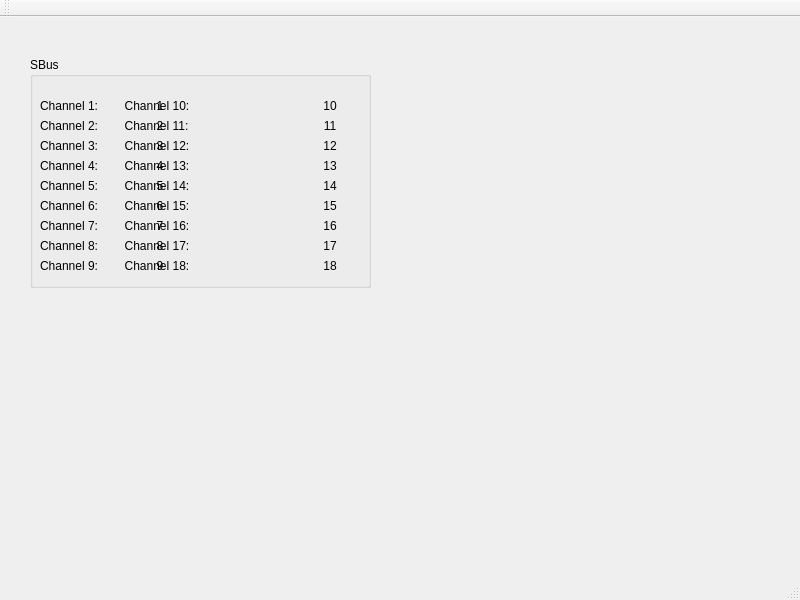
<?xml version="1.0" encoding="UTF-8"?>
<ui version="4.0">
 <class>MainWindow</class>
 <widget class="QMainWindow" name="MainWindow">
  <property name="geometry">
   <rect>
    <x>0</x>
    <y>0</y>
    <width>800</width>
    <height>600</height>
   </rect>
  </property>
  <property name="windowTitle">
   <string>MainWindow</string>
  </property>
  <widget class="QWidget" name="centralWidget">
   <widget class="QGroupBox" name="groupBox">
    <property name="geometry">
     <rect>
      <x>30</x>
      <y>40</y>
      <width>341</width>
      <height>231</height>
     </rect>
    </property>
    <property name="title">
     <string>SBus</string>
    </property>
    <widget class="QLabel" name="ch1">
     <property name="geometry">
      <rect>
       <x>10</x>
       <y>40</y>
       <width>291</width>
       <height>18</height>
      </rect>
     </property>
     <property name="text">
      <string>Channel 1:        Channel 10:</string>
     </property>
    </widget>
    <widget class="QLabel" name="ch2">
     <property name="geometry">
      <rect>
       <x>10</x>
       <y>60</y>
       <width>291</width>
       <height>18</height>
      </rect>
     </property>
     <property name="text">
      <string>Channel 2:        Channel 11:</string>
     </property>
    </widget>
    <widget class="QLabel" name="ch3">
     <property name="geometry">
      <rect>
       <x>10</x>
       <y>80</y>
       <width>291</width>
       <height>18</height>
      </rect>
     </property>
     <property name="text">
      <string>Channel 3:        Channel 12:</string>
     </property>
    </widget>
    <widget class="QLabel" name="ch4">
     <property name="geometry">
      <rect>
       <x>10</x>
       <y>100</y>
       <width>291</width>
       <height>18</height>
      </rect>
     </property>
     <property name="text">
      <string>Channel 4:        Channel 13:</string>
     </property>
    </widget>
    <widget class="QLabel" name="ch5">
     <property name="geometry">
      <rect>
       <x>10</x>
       <y>120</y>
       <width>291</width>
       <height>18</height>
      </rect>
     </property>
     <property name="text">
      <string>Channel 5:        Channel 14:</string>
     </property>
    </widget>
    <widget class="QLabel" name="ch6">
     <property name="geometry">
      <rect>
       <x>10</x>
       <y>140</y>
       <width>291</width>
       <height>18</height>
      </rect>
     </property>
     <property name="text">
      <string>Channel 6:        Channel 15:</string>
     </property>
    </widget>
    <widget class="QLabel" name="ch7">
     <property name="geometry">
      <rect>
       <x>10</x>
       <y>160</y>
       <width>291</width>
       <height>18</height>
      </rect>
     </property>
     <property name="text">
      <string>Channel 7:        Channel 16:</string>
     </property>
    </widget>
    <widget class="QLabel" name="ch8">
     <property name="geometry">
      <rect>
       <x>10</x>
       <y>180</y>
       <width>291</width>
       <height>18</height>
      </rect>
     </property>
     <property name="text">
      <string>Channel 8:        Channel 17:</string>
     </property>
    </widget>
    <widget class="QLabel" name="ch9">
     <property name="geometry">
      <rect>
       <x>10</x>
       <y>200</y>
       <width>291</width>
       <height>18</height>
      </rect>
     </property>
     <property name="text">
      <string>Channel 9:        Channel 18:</string>
     </property>
    </widget>
    <widget class="QLabel" name="ch1_val">
     <property name="geometry">
      <rect>
       <x>100</x>
       <y>40</y>
       <width>60</width>
       <height>18</height>
      </rect>
     </property>
     <property name="text">
      <string>1</string>
     </property>
     <property name="alignment">
      <set>Qt::AlignCenter</set>
     </property>
    </widget>
    <widget class="QLabel" name="ch2_val">
     <property name="geometry">
      <rect>
       <x>100</x>
       <y>60</y>
       <width>60</width>
       <height>18</height>
      </rect>
     </property>
     <property name="text">
      <string>2</string>
     </property>
     <property name="alignment">
      <set>Qt::AlignCenter</set>
     </property>
    </widget>
    <widget class="QLabel" name="ch3_val">
     <property name="geometry">
      <rect>
       <x>100</x>
       <y>80</y>
       <width>60</width>
       <height>18</height>
      </rect>
     </property>
     <property name="text">
      <string>3</string>
     </property>
     <property name="alignment">
      <set>Qt::AlignCenter</set>
     </property>
    </widget>
    <widget class="QLabel" name="ch4_val">
     <property name="geometry">
      <rect>
       <x>100</x>
       <y>100</y>
       <width>60</width>
       <height>18</height>
      </rect>
     </property>
     <property name="text">
      <string>4</string>
     </property>
     <property name="alignment">
      <set>Qt::AlignCenter</set>
     </property>
    </widget>
    <widget class="QLabel" name="ch5_val">
     <property name="geometry">
      <rect>
       <x>100</x>
       <y>120</y>
       <width>60</width>
       <height>18</height>
      </rect>
     </property>
     <property name="text">
      <string>5</string>
     </property>
     <property name="alignment">
      <set>Qt::AlignCenter</set>
     </property>
    </widget>
    <widget class="QLabel" name="ch6_val">
     <property name="geometry">
      <rect>
       <x>100</x>
       <y>140</y>
       <width>60</width>
       <height>18</height>
      </rect>
     </property>
     <property name="text">
      <string>6</string>
     </property>
     <property name="alignment">
      <set>Qt::AlignCenter</set>
     </property>
    </widget>
    <widget class="QLabel" name="ch7_val">
     <property name="geometry">
      <rect>
       <x>100</x>
       <y>160</y>
       <width>60</width>
       <height>18</height>
      </rect>
     </property>
     <property name="text">
      <string>7</string>
     </property>
     <property name="alignment">
      <set>Qt::AlignCenter</set>
     </property>
    </widget>
    <widget class="QLabel" name="ch8_val">
     <property name="geometry">
      <rect>
       <x>100</x>
       <y>180</y>
       <width>60</width>
       <height>18</height>
      </rect>
     </property>
     <property name="text">
      <string>8</string>
     </property>
     <property name="alignment">
      <set>Qt::AlignCenter</set>
     </property>
    </widget>
    <widget class="QLabel" name="ch9_val">
     <property name="geometry">
      <rect>
       <x>100</x>
       <y>200</y>
       <width>60</width>
       <height>18</height>
      </rect>
     </property>
     <property name="text">
      <string>9</string>
     </property>
     <property name="alignment">
      <set>Qt::AlignCenter</set>
     </property>
    </widget>
    <widget class="QLabel" name="ch10_val">
     <property name="geometry">
      <rect>
       <x>270</x>
       <y>40</y>
       <width>60</width>
       <height>18</height>
      </rect>
     </property>
     <property name="text">
      <string>10</string>
     </property>
     <property name="alignment">
      <set>Qt::AlignCenter</set>
     </property>
    </widget>
    <widget class="QLabel" name="ch18_val">
     <property name="geometry">
      <rect>
       <x>270</x>
       <y>200</y>
       <width>60</width>
       <height>18</height>
      </rect>
     </property>
     <property name="text">
      <string>18</string>
     </property>
     <property name="alignment">
      <set>Qt::AlignCenter</set>
     </property>
    </widget>
    <widget class="QLabel" name="ch11_val">
     <property name="geometry">
      <rect>
       <x>270</x>
       <y>60</y>
       <width>60</width>
       <height>18</height>
      </rect>
     </property>
     <property name="text">
      <string>11</string>
     </property>
     <property name="alignment">
      <set>Qt::AlignCenter</set>
     </property>
    </widget>
    <widget class="QLabel" name="ch12_val">
     <property name="geometry">
      <rect>
       <x>270</x>
       <y>80</y>
       <width>60</width>
       <height>18</height>
      </rect>
     </property>
     <property name="text">
      <string>12</string>
     </property>
     <property name="alignment">
      <set>Qt::AlignCenter</set>
     </property>
    </widget>
    <widget class="QLabel" name="ch13_val">
     <property name="geometry">
      <rect>
       <x>270</x>
       <y>100</y>
       <width>60</width>
       <height>18</height>
      </rect>
     </property>
     <property name="text">
      <string>13</string>
     </property>
     <property name="alignment">
      <set>Qt::AlignCenter</set>
     </property>
    </widget>
    <widget class="QLabel" name="ch14_val">
     <property name="geometry">
      <rect>
       <x>270</x>
       <y>120</y>
       <width>60</width>
       <height>18</height>
      </rect>
     </property>
     <property name="text">
      <string>14</string>
     </property>
     <property name="alignment">
      <set>Qt::AlignCenter</set>
     </property>
    </widget>
    <widget class="QLabel" name="ch15_val">
     <property name="geometry">
      <rect>
       <x>270</x>
       <y>140</y>
       <width>60</width>
       <height>18</height>
      </rect>
     </property>
     <property name="text">
      <string>15</string>
     </property>
     <property name="alignment">
      <set>Qt::AlignCenter</set>
     </property>
    </widget>
    <widget class="QLabel" name="ch16_val">
     <property name="geometry">
      <rect>
       <x>270</x>
       <y>160</y>
       <width>60</width>
       <height>18</height>
      </rect>
     </property>
     <property name="text">
      <string>16</string>
     </property>
     <property name="alignment">
      <set>Qt::AlignCenter</set>
     </property>
    </widget>
    <widget class="QLabel" name="ch17_val">
     <property name="geometry">
      <rect>
       <x>270</x>
       <y>180</y>
       <width>60</width>
       <height>18</height>
      </rect>
     </property>
     <property name="text">
      <string>17</string>
     </property>
     <property name="alignment">
      <set>Qt::AlignCenter</set>
     </property>
    </widget>
    <zorder>ch1</zorder>
    <zorder>ch2</zorder>
    <zorder>ch3</zorder>
    <zorder>ch4</zorder>
    <zorder>ch5</zorder>
    <zorder>ch6</zorder>
    <zorder>ch7</zorder>
    <zorder>ch8</zorder>
    <zorder>ch9</zorder>
    <zorder>ch1_val</zorder>
    <zorder>ch2_val</zorder>
    <zorder>ch3_val</zorder>
    <zorder>ch4_val</zorder>
    <zorder>ch5_val</zorder>
    <zorder>ch6_val</zorder>
    <zorder>ch7_val</zorder>
    <zorder>ch8_val</zorder>
    <zorder>ch9_val</zorder>
    <zorder>ch10_val</zorder>
    <zorder>ch18_val</zorder>
    <zorder>ch11_val</zorder>
    <zorder>ch12_val</zorder>
    <zorder>ch13_val</zorder>
    <zorder>ch14_val</zorder>
    <zorder>ch15_val</zorder>
    <zorder>ch16_val</zorder>
    <zorder>ch16_val</zorder>
    <zorder>ch17_val</zorder>
   </widget>
  </widget>
  <widget class="QStatusBar" name="statusBar"/>
  <widget class="QToolBar" name="mainToolBar">
   <attribute name="toolBarArea">
    <enum>TopToolBarArea</enum>
   </attribute>
   <attribute name="toolBarBreak">
    <bool>false</bool>
   </attribute>
  </widget>
  <widget class="QMenuBar" name="menuBar">
   <property name="geometry">
    <rect>
     <x>0</x>
     <y>0</y>
     <width>800</width>
     <height>28</height>
    </rect>
   </property>
  </widget>
 </widget>
 <layoutdefault spacing="6" margin="11"/>
 <resources/>
 <connections/>
</ui>
